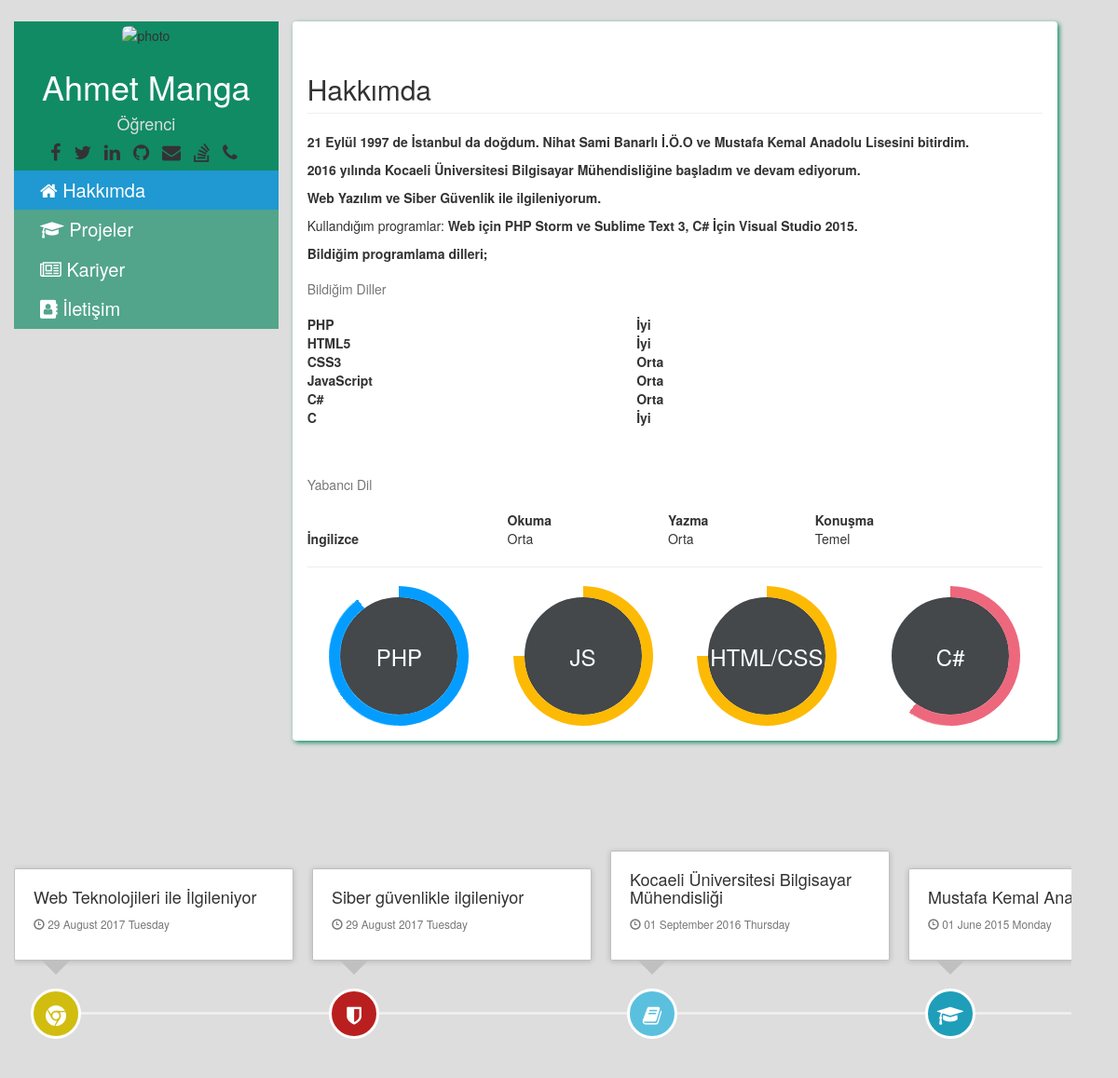
The page / on the database its author committed.
### tables this page shows
CREATE TABLE `ayarlar` (
  `id` int(11) NOT NULL,
  `title` varchar(40) NOT NULL,
  `description` text NOT NULL,
  `keywords` text NOT NULL,
  `name` varchar(120) NOT NULL,
  `unvan` varchar(120) NOT NULL
);

CREATE TABLE `social` (
  `id` int(11) NOT NULL,
  `isim` varchar(30) NOT NULL,
  `link` varchar(100) NOT NULL
);

CREATE TABLE `timeline` (
  `id` int(11) NOT NULL,
  `olay` varchar(120) NOT NULL,
  `tarih` varchar(100) NOT NULL,
  `icon` varchar(40) NOT NULL,
  `renk` varchar(40) NOT NULL
);

### Model/AdminModel.php (called while the page is built, shortened)
<?php
class AdminModel
{
   		private static $db = null;
   		public function __construct(){
   			if(self::$db == null){
          try{
              self::$db = new PDO("mysql:host=localhost;dbname=cv_db","root","");
              self::$db->exec("SET NAMES utf8");
          }catch(PDOException $e){
              echo $e->getMessage();
           }
         }
   		}
      public static function ayar_cek($ayar){
        $data = self::$db->prepare("SELECT * FROM ayarlar WHERE id=1");
        $data->execute();
        $data->bindColumn($ayar,$degisken);
        return $degisken;
      }
      public function social_account(){
        $data = self::$db->prepare("SELECT * FROM social");
        $data->execute();
        return $data->fetchAll();
      }
      public function sayfa_cek($id){
        $data = self::$db->prepare("SELECT * FROM sayfalar WHERE id=:index");
        $data->execute(['index'=>$id]);
        $data->bindColumn("text",$text);
        $data->bindColumn("id",$id);
        $data->fetch(PDO::FETCH_BOUND);
        $result["text"] = $text;
        $result["id"] = $id;
        if($data->rowCount() == 0) return false; else return $result;
      }
      public function timeline($id = 0){
        if($id == 0 || empty($id)){
          $data = self::$db->prepare("SELECT * FROM timeline ORDER BY tarih DESC");
          $data->execute();
          return $data->fetchAll();
        }
      }
}
 ?>

### index.php (called while the page is built, shortened)
<?php
	require('route.class.php');
	route::get('','SiteController@index');
?>

### Controller/Session.php (called while the page is built, shortened)
<?php
	class Session
	{
		public static function get($key){
			return false;
		}
	}
?>

### View/index.php (the view, shortened to what this page needs)
<?php include 'header.php'; ?>
		<div class="col-md-9 sayfa" id="1">
			<div class="panel panel-body shadow">
				<h2 class="page-header">Hakkımda</h2>
				    <?php echo $this->hakkimda["text"]; ?>
				 <hr />
				 <div class="col-md-3 col-sm-6">
            <div class="progress blue">
                <span class="progress-left">
                    <span class="progress-bar"></span>
                </span>
                <span class="progress-right">
                    <span class="progress-bar"></span>
                </span>
                <div class="progress-value">PHP</div>
            </div>
        </div>
          <div class="col-md-3 col-sm-6">
            <div class="progress yellow">
                <span class="progress-left">
                    <span class="progress-bar"></span>
                </span>
                <span class="progress-right">
                    <span class="progress-bar"></span>
                </span>
                <div class="progress-value">JS</div>
            </div>
        </div>
        <div class="col-md-3 col-sm-6">
            <div class="progress yellow">
                <span class="progress-left">
                    <span class="progress-bar"></span>
                </span>
                <span class="progress-right">
                    <span class="progress-bar"></span>
                </span>
                <div class="progress-value">HTML/CSS</div>
            </div>
        </div>
         <div class="col-md-3 col-sm-6">
            <div class="progress pink">
                <span class="progress-left">
                    <span class="progress-bar"></span>
                </span>
                <span class="progress-right">
                    <span class="progress-bar"></span>
                </span>
                <div class="progress-value">C#</div>
            </div>
        </div>
            </div>
        </div>
	<?php include 'footer.php'; ?>

### route.class.php (shortened to what this page needs)
<?php
	class Route
	{
		public static function get($pattern,$function){
			if($pattern != "/"){
				$pattern = "/".$pattern;
			}
			self::run($pattern,$function,"GET");
		}
		private static function run($pattern,$function,$method){
			if(empty($_SERVER["PATH_INFO"])) $adres = "/"; else $adres = $_SERVER["PATH_INFO"];
			if($adres == $pattern && $_SERVER["REQUEST_METHOD"] == $method){
				if(!is_callable($function)){
					$exp = explode("@",$function);
					$object = new $exp[0]();
						if(class_exists($exp[0]) && method_exists($object,$exp[1])){
							call_user_func([$object,$exp[1]]);
						}
				}else{
					call_user_func($function);
				}
				exit;
			}
	}
}
?>

### Controller/SiteController.php (shortened to what this page needs)
<?php
class SiteController extends Controller
{
  	public function __autoload($dosya){
  		if(file_exists($file = $_SERVER["DOCUMENT_ROOT"]."/".parent::$base_url."/View/".$dosya.".php")){
  			require $file;
  		}else if(file_exists($file = $_SERVER["DOCUMENT_ROOT"]."/".parent::$base_url."/Model/".$dosya.".php")){
  			require $file;
  		}else if(file_exists($file = $_SERVER["DOCUMENT_ROOT"]."/".parent::$base_url."/Controller/".$dosya.".php")){
  			require $file;
  		}
  	}
  	 public function __construct()
    {
     		$this->db = new AdminModel();
     		$this->title = $this->db->ayar_cek("title");
     		$this->keywords = $this->db->ayar_cek("keywords");
     		$this->description = $this->db->ayar_cek("description");
     		$this->isim = $this->db->ayar_cek("name");
     		$this->unvan = $this->db->ayar_cek("unvan");
     		$this->social = $this->db->social_account();
     		$this->hakkimda = $this->db->sayfa_cek(1);
     		$this->projeler = $this->db->sayfa_cek(2);
     		$this->kariyer = $this->db->sayfa_cek(3);
     		$this->timeline_data = $this->db->timeline();
    }
    public function index(){
    	self::__autoload("index");
    }
}
 ?>

### View/header.php (shortened to what this page needs)
<!DOCTYPE html PUBLIC "-//W3C//DTD XHTML 1.0 Transitional//EN" "http://www.w3.org/TR/xhtml1/DTD/xhtml1-transitional.dtd">
<html xmlns="http://www.w3.org/1999/xhtml" xml:lang="en">
<head>
	<link rel="stylesheet" type="text/css" href="<?php echo parent::$site_url;?>css/css/bootstrap.css">
	<link rel="stylesheet" type="text/css" href="<?php echo parent::$site_url;?>css/css/bootstrap-theme.css">
	<link rel="stylesheet" type="text/css" href="<?php echo parent::$site_url;?>css/css/style.css">
	<link rel="stylesheet" type="text/css" href="<?php echo parent::$site_url;?>css/css/timeline.css">
	<link rel="stylesheet" href="<?php echo parent::$site_url;?>css/font-awesome/css/font-awesome.min.css">
	<link rel="stylesheet" href="<?php echo parent::$site_url;?>css/css/bootstrap-social.scss" />
</head>
<body>
	<div class="container-fluid background">
	<div class="row margin">
		<div class="col-md-3">
		<div class="row">
			<div class="col-md-12  color">
			<img class="img-rounded image" src="http://webpentagon.com/demo/themeforest/wordpress/vcard/wp-content/themes/vcard/includes/images/profile-avatar.png" alt="photo" />
			<h1 class="heading-white"><?php echo $this->isim; ?></h1>
			<h4 class="heading-other"><?php echo $this->unvan; ?></h4>
			<ul class="list-unstyled list-inline">
				<?php
					foreach($this->social as $value){ ?>
				<li>
				<a target="_blank" href="<?php echo $value["link"]; ?>" class="link_icon <?php echo $value["isim"]; ?>"><i class="fa fa-<?php echo $value["isim"];?> fa-lg"></i></a>
				</li>
					<?php }
				?>
			</ul>
		</div>
		<div class="col-md-12 color-bright menu">
		<a class="link menu_link btn" href="<?php if(Session::get("oturum")){ echo parent::$site_url; }else{ echo "#1"; } ?>"><i class="fa fa-home"></i> Hakkımda</a>
		</div>
		<div class="col-md-12 color-bright menu">
		<a class="link menu_link btn" href="#2"><i class="fa fa-graduation-cap"></i> Projeler</a>
		</div>
		<div class="col-md-12 color-bright menu">
		<a class="link menu_link btn" href="#3"><i class="fa fa-newspaper-o"></i> Kariyer</a>
		</div>
		<div class="col-md-12 color-bright menu">
		<a class="link menu_link btn" href="#4"><i class="fa fa-address-book"></i> İletişim</a>
		</div>
		</div>
	</div>

### View/footer.php
	<div class="row">
				<div class="col-md-12">
					<div style="display:inline-block;width:100%;overflow-y:auto">
					<ul class="timeline timeline-horizontal">
						<?php foreach($this->timeline_data as $timeline){?>
						<li class="timeline-item">
							<div class="timeline-badge <?php echo $timeline["renk"]; ?>"><i style="margin-top: 30%;" class="fa fa-<?php echo $timeline["icon"];?>"></i></div>
							<div class="timeline-panel">
								<div class="timeline-heading">
									<h4 class="timeline-title"><?php echo $timeline["olay"]; ?></h4>
										<p><small class="text-muted"><i class="glyphicon glyphicon-time"></i> <?php echo iconv("latin5","utf-8",strftime("%d %B %Y %A",strtotime($timeline["tarih"]))); ?></small></p>
								</div>
							</div>
						</li>
						<?php } ?>
					</ul>
				</div>
				</div>
			</div>
			</div>
</div>
</body>
</html>

### css/css/style.css (style rules this page uses)
body { background-color: #ddd; max-width: 99%; max-height: 99%; }
.margin { margin:2% 2% 1% 0%; }
.color { background-color:#118b64 !important; text-align: center; }
.color-bright { background-color: rgba(17, 139, 100, 0.68); }
.image { margin:2% 0% 2% 0%; text-align: center; }
.heading-white { color:white; }
.heading-other { color:#ddd; }
.link { text-decoration: none; color:white !important; font-size:20px; }
.link_icon { text-decoration: none; color:#333 !important; font-size:15px; }
.menu { margin-top:0px; z-index: 0; }
.menu:nth-child(2) { background: #2098d1; }
.menu:nth-child(2):before { background: #2098d1; }
.menu:nth-child(3):before { background: #ff731f; }
.menu:nth-child(4):before { background: #e1201a; }
.menu:nth-child(5):before { background: #ac26c0; }
.menu:before { content: ""; position: absolute; z-index:-1; top: 0; left: 0; right: 0; bottom: 0; background: #2098d1; transform: scaleX(0); transform-origin: 0 50%; transition: transform .3s ease-out; }
.shadow { box-shadow: 2px 2px 5px #118b64; }
.progress { width: 150px; height: 150px; line-height: 150px; background: none; margin: 0 auto; box-shadow: none; position: relative; }
.progress:after { content: ""; width: 100%; height: 100%; border-radius: 50%; border: 12px solid #fff; position: absolute; top: 0; left: 0; }
.progress > span { width: 50%; height: 100%; overflow: hidden; position: absolute; top: 0; z-index: 1; }
.progress .progress-left { left: 0; }
.progress .progress-bar { width: 100%; height: 100%; background: none; border-width: 12px; border-style: solid; position: absolute; top: 0; }
.progress .progress-left .progress-bar { left: 100%; border-top-right-radius: 80px; border-bottom-right-radius: 80px; border-left: 0; -webkit-transform-origin: center left; transform-origin: center left; }
.progress .progress-right { right: 0; }
.progress .progress-right .progress-bar { left: -100%; border-top-left-radius: 80px; border-bottom-left-radius: 80px; border-right: 0; -webkit-transform-origin: center right; transform-origin: center right; animation: loading-1 1.8s linear forwards; }
.progress .progress-value { width: 90%; height: 90%; border-radius: 50%; background: #44484b; font-size: 24px; color: #fff; line-height: 135px; text-align: center; position: absolute; top: 5%; left: 5%; }
.progress.blue .progress-bar { border-color: #049dff; }
.progress.blue .progress-left .progress-bar { animation: loading-2 1.5s linear forwards 1.8s; }
.progress.yellow .progress-bar { border-color: #fdba04; }
.progress.yellow .progress-left .progress-bar { animation: loading-3 1s linear forwards 1.8s; }
.progress.pink .progress-bar { border-color: #ed687c; }
.progress.pink .progress-left .progress-bar { animation: loading-4 0.4s linear forwards 1.8s; }

### rows shown on the page
ayarlar: name "Ahmet Manga", unvan "Öğrenci"
timeline: olay "Web Teknolojileri ile İlgileniyor", tarih "29 August 2017 Tuesday"
timeline: olay "Siber güvenlikle ilgileniyor", tarih "29 August 2017 Tuesday"
timeline: olay "Kocaeli Üniversitesi Bilgisayar Mühendisliği", tarih "01 September 2016 Thursday"
timeline: olay "Mustafa Kemal…", tarih "01 June 2015 Monday"
